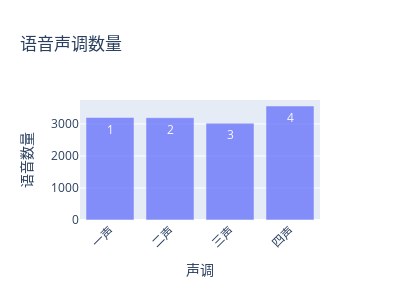

Source (notebook cell):
### Code cell
# utterance distribution per tone
#plotly version


trace1 = go.Bar(x=['一声','二声','三声','四声'],
                y=singles["tones_orig"].value_counts(sort=False), 
                text = singles["tones_orig"].unique(),opacity=0.75, textposition='auto')
data = [trace1]
layout = dict(title = '语音声调数量', width=400, height=300,
              xaxis= dict(title='声调',ticklen= 5,zeroline= False, tickmode = 'linear',tickangle=-45),
              yaxis = dict(title='语音数量')
             )
fig = dict(data = data, layout = layout)
iplot(fig)

print(singles["tones_orig"].value_counts().sort_index())
print(f"一共语音: {singles.shape[0]}")

### Figure 1 — Plotly figure (JSON) as saved in the notebook; plotly's stock layout.template omitted (floating-point values rounded to 4 significant figures)
{"data": [{"opacity": 0.75, "text": [1, 2, 3, 4], "textposition": "auto", "type": "bar", "x": ["一声", "二声", "三声", "四声"], "y": [3201, 3196, 3024, 3560]}], "layout": {"height": 300, "title": {"text": "语音声调数量"}, "width": 400, "xaxis": {"autorange": true, "range": [-0.5, 3.5], "tickangle": -45, "ticklen": 5, "tickmode": "linear", "title": {"text": "声调"}, "type": "category", "zeroline": false}, "yaxis": {"autorange": true, "range": [0, 3747.0], "title": {"text": "语音数量"}, "type": "linear"}}}
